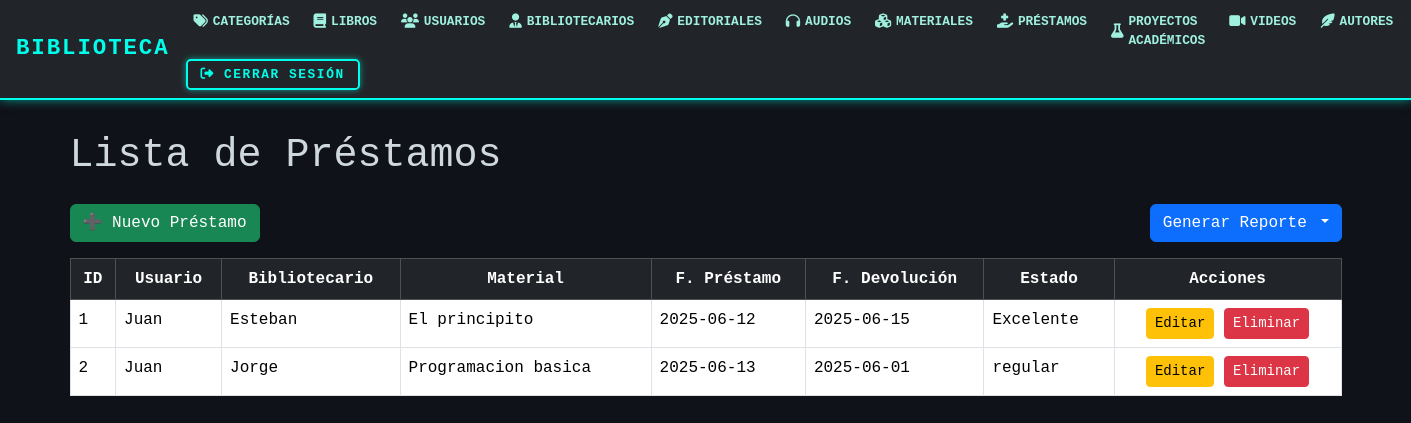
The app's page /prestamos/, older data.
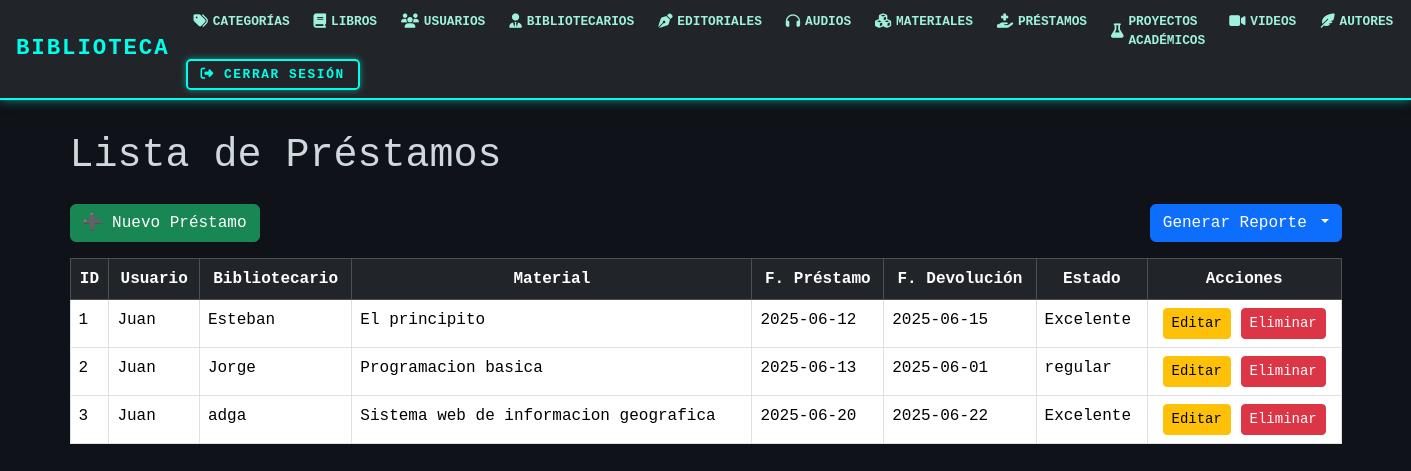
The same page, newer data.
### models/prestamo_model.py (models this page shows, shortened)
class Prestamo(db.Model):
    __tablename__ = 'prestamos'
    id_prestamo = db.Column(db.Integer, primary_key=True)
    id_usuario = db.Column(db.Integer, db.ForeignKey('usuarios.id'), nullable=False)
    id_bibliotecario = db.Column(db.Integer, db.ForeignKey('bibliotecario.id_biblio'), nullable=False)
    id_material = db.Column(db.Integer, db.ForeignKey('materiales.id_material'), nullable=False)
    fecha_prestamo = db.Column(db.String(50), nullable=False)
    fecha_devolucion = db.Column(db.String(50), nullable=False)
    estado = db.Column(db.String(20), nullable=False)
    usuario = db.relationship("Usuario", backref="prestamos")
    bibliotecario = db.relationship("Bibliotecario", backref="prestamos")
    material = db.relationship("Material", backref="prestamos")
    @staticmethod
    def get_all():
        return Prestamo.query.all()

### controllers/prestamo_controllers.py (the view)
@prestamo_bp.route("/")
def index():
    prestamos = Prestamo.get_all()
    usuarios = Usuario.get_all()
    materiales = Material.get_all()
    return prestamo_view.list(prestamos, usuarios, materiales)

### models/material_model.py (called while the page is built)
    @staticmethod
    def get_all():
        return Material.query.all()

### models/usuario_model.py (called while the page is built)
    @staticmethod #no depende de la clase
    def get_all():
        return Usuario.query.all()

### views/prestamo_view.py (called while the page is built)
def list(prestamos, usuarios, materiales):
    return render_template("prestamos/index.html", prestamos=prestamos, usuarios=usuarios, materiales=materiales)

### templates/prestamos/index.html (shortened to what this page needs)
{% extends 'base.html' %}
{% block content %}
<div class="container mt-4">
    <h1 class="mb-4">Lista de Préstamos</h1>
    <div class="d-flex justify-content-between align-items-center mb-3">
        <a href="{{ url_for('prestamo.create') }}" class="btn btn-success">➕ Nuevo Préstamo</a>
        <div class="btn-group">
            <button class="btn btn-primary dropdown-toggle" data-bs-toggle="dropdown" aria-expanded="false">
                 Generar Reporte
            </button>
        </div>
    </div>
    <table class="table table-hover table-bordered">
        <thead class="table-dark">
            <tr class="text-center">
                <th>ID</th>
                <th>Usuario</th>
                <th>Bibliotecario</th>
                <th>Material</th>
                <th>F. Préstamo</th>
                <th>F. Devolución</th>
                <th>Estado</th>
                <th >Acciones</th>
            </tr>
        </thead>
        <tbody>
            {% for p in prestamos %}
            <tr>
                <td>{{ p.id_prestamo }}</td>
                <td>{{ (usuarios | selectattr("id", "equalto", p.id_usuario) | first).nombre }}</td>
                <td>{{ (usuarios | selectattr("id", "equalto", p.id_bibliotecario) | first).nombre }}</td>
                <td>{{ (materiales | selectattr("id_material", "equalto", p.id_material) | first).titulo if (materiales | selectattr("id_material", "equalto", p.id_material) | first) else "No encontrado" }}</td>
                <td>{{ p.fecha_prestamo }}</td>
                <td>{{ p.fecha_devolucion }}</td>
                <td>{{ p.estado }}</td>
                <td class="text-center">
                    <a href="{{ url_for('prestamo.edit', id_prestamo=p.id_prestamo) }}" class="btn btn-sm btn-warning">Editar</a>
                    <a href="{{ url_for('prestamo.delete', id_prestamo=p.id_prestamo) }}" class="btn btn-sm btn-danger" onclick="return confirm('¿Eliminar este préstamo?')">Eliminar</a>
                </td>
            </tr>
            {% else %}
            <tr>
                 <td colspan="8" class="text-center">No hay Prestamos registrados.</td>
            </tr>
            {% endfor %}
        </tbody>
    </table>
</div>
{% endblock %}

Row changes from the older to the newer data that the page shows:
added Prestamo: id_prestamo "3", id_usuario "Juan", id_bibliotecario "adga", id_material "Sistema web de informacion geografica", fecha_prestamo "2025-06-20", fecha_devolucion "2025-06-22", estado "Excelente"
